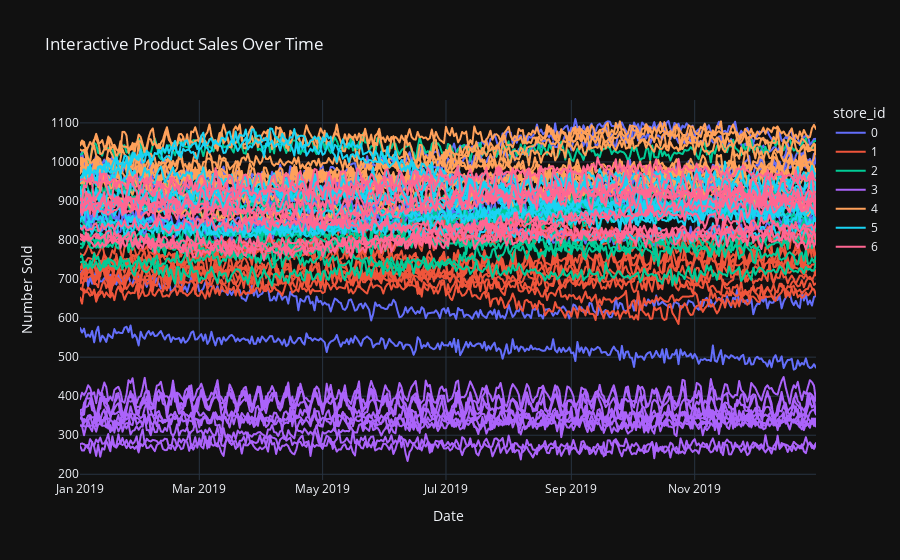

Notebook code for this chart:
### Code cell
import plotly.express as px

fig = px.line(
    df,
    x=df.index,
    y="number_sold",
    color="store_id",
    line_group="product_id",
    labels={"number_sold": "Number Sold"},
    title="Interactive Product Sales Over Time",
    template="plotly_dark",
)

# Show the interactive plot
fig.show()

### Figure 1 — Plotly figure (JSON) as saved in the notebook; plotly's stock layout.template omitted (floating-point values rounded to 4 significant figures; data arrays with more than 128 entries replaced by an {"elided": "..."} marker saying what was removed)
{"data": [{"hovertemplate": "store_id=0<br>product_id=0<br>Date=%{x}<br>Number Sold=%{y}<extra></extra>", "legendgroup": "0", "line": {"color": "#636efa", "dash": "solid"}, "marker": {"symbol": "circle"}, "mode": "lines", "name": "0", "showlegend": true, "type": "scattergl", "x": {"elided": "365 str values"}, "xaxis": "x", "y": {"elided": "365 int values"}, "yaxis": "y"}, {"hovertemplate": "store_id=0<br>product_id=1<br>Date=%{x}<br>Number Sold=%{y}<extra></extra>", "legendgroup": "0", "line": {"color": "#636efa", "dash": "solid"}, "marker": {"symbol": "circle"}, "mode": "lines", "name": "0", "showlegend": false, "type": "scattergl", "x": {"elided": "365 str values"}, "xaxis": "x", "y": {"elided": "365 int values"}, "yaxis": "y"}, {"hovertemplate": "store_id=0<br>product_id=2<br>Date=%{x}<br>Number Sold=%{y}<extra></extra>", "legendgroup": "0", "line": {"color": "#636efa", "dash": "solid"}, "marker": {"symbol": "circle"}, "mode": "lines", "name": "0", "showlegend": false, "type": "scattergl", "x": {"elided": "365 str values"}, "xaxis": "x", "y": {"elided": "365 int values"}, "yaxis": "y"}, {"hovertemplate": "store_id=0<br>product_id=3<br>Date=%{x}<br>Number Sold=%{y}<extra></extra>", "legendgroup": "0", "line": {"color": "#636efa", "dash": "solid"}, "marker": {"symbol": "circle"}, "mode": "lines", "name": "0", "showlegend": false, "type": "scattergl", "x": {"elided": "365 str values"}, "xaxis": "x", "y": {"elided": "365 int values"}, "yaxis": "y"}, {"hovertemplate": "store_id=0<br>product_id=4<br>Date=%{x}<br>Number Sold=%{y}<extra></extra>", "legendgroup": "0", "line": {"color": "#636efa", "dash": "solid"}, "marker": {"symbol": "circle"}, "mode": "lines", "name": "0", "showlegend": false, "type": "scattergl", "x": {"elided": "365 str values"}, "xaxis": "x", "y": {"elided": "365 int values"}, "yaxis": "y"}, {"hovertemplate": "store_id=0<br>product_id=5<br>Date=%{x}<br>Number Sold=%{y}<extra></extra>", "legendgroup": "0", "line": {"color": "#636efa", "dash": "solid"}, "marker": {"symbol": "circle"}, "mode": "lines", "name": "0", "showlegend": false, "type": "scattergl", "x": {"elided": "365 str values"}, "xaxis": "x", "y": {"elided": "365 int values"}, "yaxis": "y"}, {"hovertemplate": "store_id=0<br>product_id=6<br>Date=%{x}<br>Number Sold=%{y}<extra></extra>", "legendgroup": "0", "line": {"color": "#636efa", "dash": "solid"}, "marker": {"symbol": "circle"}, "mode": "lines", "name": "0", "showlegend": false, "type": "scattergl", "x": {"elided": "365 str values"}, "xaxis": "x", "y": {"elided": "365 int values"}, "yaxis": "y"}, {"hovertemplate": "store_id=0<br>product_id=7<br>Date=%{x}<br>Number Sold=%{y}<extra></extra>", "legendgroup": "0", "line": {"color": "#636efa", "dash": "solid"}, "marker": {"symbol": "circle"}, "mode": "lines", "name": "0", "showlegend": false, "type": "scattergl", "x": {"elided": "365 str values"}, "xaxis": "x", "y": {"elided": "365 int values"}, "yaxis": "y"}, {"hovertemplate": "store_id=0<br>product_id=8<br>Date=%{x}<br>Number Sold=%{y}<extra></extra>", "legendgroup": "0", "line": {"color": "#636efa", "dash": "solid"}, "marker": {"symbol": "circle"}, "mode": "lines", "name": "0", "showlegend": false, "type": "scattergl", "x": {"elided": "365 str values"}, "xaxis": "x", "y": {"elided": "365 int values"}, "yaxis": "y"}, {"hovertemplate": "store_id=0<br>product_id=9<br>Date=%{x}<br>Number Sold=%{y}<extra></extra>", "legendgroup": "0", "line": {"color": "#636efa", "dash": "solid"}, "marker": {"symbol": "circle"}, "mode": "lines", "name": "0", "showlegend": false, "type": "scattergl", "x": {"elided": "365 str values"}, "xaxis": "x", "y": {"elided": "365 int values"}, "yaxis": "y"}, {"hovertemplate": "store_id=1<br>product_id=0<br>Date=%{x}<br>Number Sold=%{y}<extra></extra>", "legendgroup": "1", "line": {"color": "#EF553B", "dash": "solid"}, "marker": {"symbol": "circle"}, "mode": "lines", "name": "1", "showlegend": true, "type": "scattergl", "x": {"elided": "365 str values"}, "xaxis": "x", "y": {"elided": "365 int values"}, "yaxis": "y"}, {"hovertemplate": "store_id=1<br>product_id=1<br>Date=%{x}<br>Number Sold=%{y}<extra></extra>", "legendgroup": "1", "line": {"color": "#EF553B", "dash": "solid"}, "marker": {"symbol": "circle"}, "mode": "lines", "name": "1", "showlegend": false, "type": "scattergl", "x": {"elided": "365 str values"}, "xaxis": "x", "y": {"elided": "365 int values"}, "yaxis": "y"}, {"hovertemplate": "store_id=1<br>product_id=2<br>Date=%{x}<br>Number Sold=%{y}<extra></extra>", "legendgroup": "1", "line": {"color": "#EF553B", "dash": "solid"}, "marker": {"symbol": "circle"}, "mode": "lines", "name": "1", "showlegend": false, "type": "scattergl", "x": {"elided": "365 str values"}, "xaxis": "x", "y": {"elided": "365 int values"}, "yaxis": "y"}, {"hovertemplate": "store_id=1<br>product_id=3<br>Date=%{x}<br>Number Sold=%{y}<extra></extra>", "legendgroup": "1", "line": {"color": "#EF553B", "dash": "solid"}, "marker": {"symbol": "circle"}, "mode": "lines", "name": "1", "showlegend": false, "type": "scattergl", "x": {"elided": "365 str values"}, "xaxis": "x", "y": {"elided": "365 int values"}, "yaxis": "y"}, {"hovertemplate": "store_id=1<br>product_id=4<br>Date=%{x}<br>Number Sold=%{y}<extra></extra>", "legendgroup": "1", "line": {"color": "#EF553B", "dash": "solid"}, "marker": {"symbol": "circle"}, "mode": "lines", "name": "1", "showlegend": false, "type": "scattergl", "x": {"elided": "365 str values"}, "xaxis": "x", "y": {"elided": "365 int values"}, "yaxis": "y"}, {"hovertemplate": "store_id=1<br>product_id=5<br>Date=%{x}<br>Number Sold=%{y}<extra></extra>", "legendgroup": "1", "line": {"color": "#EF553B", "dash": "solid"}, "marker": {"symbol": "circle"}, "mode": "lines", "name": "1", "showlegend": false, "type": "scattergl", "x": {"elided": "365 str values"}, "xaxis": "x", "y": {"elided": "365 int values"}, "yaxis": "y"}, {"hovertemplate": "store_id=1<br>product_id=6<br>Date=%{x}<br>Number Sold=%{y}<extra></extra>", "legendgroup": "1", "line": {"color": "#EF553B", "dash": "solid"}, "marker": {"symbol": "circle"}, "mode": "lines", "name": "1", "showlegend": false, "type": "scattergl", "x": {"elided": "365 str values"}, "xaxis": "x", "y": {"elided": "365 int values"}, "yaxis": "y"}, {"hovertemplate": "store_id=1<br>product_id=7<br>Date=%{x}<br>Number Sold=%{y}<extra></extra>", "legendgroup": "1", "line": {"color": "#EF553B", "dash": "solid"}, "marker": {"symbol": "circle"}, "mode": "lines", "name": "1", "showlegend": false, "type": "scattergl", "x": {"elided": "365 str values"}, "xaxis": "x", "y": {"elided": "365 int values"}, "yaxis": "y"}, {"hovertemplate": "store_id=1<br>product_id=8<br>Date=%{x}<br>Number Sold=%{y}<extra></extra>", "legendgroup": "1", "line": {"color": "#EF553B", "dash": "solid"}, "marker": {"symbol": "circle"}, "mode": "lines", "name": "1", "showlegend": false, "type": "scattergl", "x": {"elided": "365 str values"}, "xaxis": "x", "y": {"elided": "365 int values"}, "yaxis": "y"}, {"hovertemplate": "store_id=1<br>product_id=9<br>Date=%{x}<br>Number Sold=%{y}<extra></extra>", "legendgroup": "1", "line": {"color": "#EF553B", "dash": "solid"}, "marker": {"symbol": "circle"}, "mode": "lines", "name": "1", "showlegend": false, "type": "scattergl", "x": {"elided": "365 str values"}, "xaxis": "x", "y": {"elided": "365 int values"}, "yaxis": "y"}, {"hovertemplate": "store_id=2<br>product_id=0<br>Date=%{x}<br>Number Sold=%{y}<extra></extra>", "legendgroup": "2", "line": {"color": "#00cc96", "dash": "solid"}, "marker": {"symbol": "circle"}, "mode": "lines", "name": "2", "showlegend": true, "type": "scattergl", "x": {"elided": "365 str values"}, "xaxis": "x", "y": {"elided": "365 int values"}, "yaxis": "y"}, {"hovertemplate": "store_id=2<br>product_id=1<br>Date=%{x}<br>Number Sold=%{y}<extra></extra>", "legendgroup": "2", "line": {"color": "#00cc96", "dash": "solid"}, "marker": {"symbol": "circle"}, "mode": "lines", "name": "2", "showlegend": false, "type": "scattergl", "x": {"elided": "365 str values"}, "xaxis": "x", "y": {"elided": "365 int values"}, "yaxis": "y"}, {"hovertemplate": "store_id=2<br>product_id=2<br>Date=%{x}<br>Number Sold=%{y}<extra></extra>", "legendgroup": "2", "line": {"color": "#00cc96", "dash": "solid"}, "marker": {"symbol": "circle"}, "mode": "lines", "name": "2", "showlegend": false, "type": "scattergl", "x": {"elided": "365 str values"}, "xaxis": "x", "y": {"elided": "365 int values"}, "yaxis": "y"}, {"hovertemplate": "store_id=2<br>product_id=3<br>Date=%{x}<br>Number Sold=%{y}<extra></extra>", "legendgroup": "2", "line": {"color": "#00cc96", "dash": "solid"}, "marker": {"symbol": "circle"}, "mode": "lines", "name": "2", "showlegend": false, "type": "scattergl", "x": {"elided": "365 str values"}, "xaxis": "x", "y": {"elided": "365 int values"}, "yaxis": "y"}, {"hovertemplate": "store_id=2<br>product_id=4<br>Date=%{x}<br>Number Sold=%{y}<extra></extra>", "legendgroup": "2", "line": {"color": "#00cc96", "dash": "solid"}, "marker": {"symbol": "circle"}, "mode": "lines", "name": "2", "showlegend": false, "type": "scattergl", "x": {"elided": "365 str values"}, "xaxis": "x", "y": {"elided": "365 int values"}, "yaxis": "y"}, {"hovertemplate": "store_id=2<br>product_id=5<br>Date=%{x}<br>Number Sold=%{y}<extra></extra>", "legendgroup": "2", "line": {"color": "#00cc96", "dash": "solid"}, "marker": {"symbol": "circle"}, "mode": "lines", "name": "2", "showlegend": false, "type": "scattergl", "x": {"elided": "365 str values"}, "xaxis": "x", "y": {"elided": "365 int values"}, "yaxis": "y"}, {"hovertemplate": "store_id=2<br>product_id=6<br>Date=%{x}<br>Number Sold=%{y}<extra></extra>", "legendgroup": "2", "line": {"color": "#00cc96", "dash": "solid"}, "marker": {"symbol": "circle"}, "mode": "lines", "name": "2", "showlegend": false, "type": "scattergl", "x": {"elided": "365 str values"}, "xaxis": "x", "y": {"elided": "365 int values"}, "yaxis": "y"}, {"hovertemplate": "store_id=2<br>product_id=7<br>Date=%{x}<br>Number Sold=%{y}<extra></extra>", "legendgroup": "2", "line": {"color": "#00cc96", "dash": "solid"}, "marker": {"symbol": "circle"}, "mode": "lines", "name": "2", "showlegend": false, "type": "scattergl", "x": {"elided": "365 str values"}, "xaxis": "x", "y": {"elided": "365 int values"}, "yaxis": "y"}, {"hovertemplate": "store_id=2<br>product_id=8<br>Date=%{x}<br>Number Sold=%{y}<extra></extra>", "legendgroup": "2", "line": {"color": "#00cc96", "dash": "solid"}, "marker": {"symbol": "circle"}, "mode": "lines", "name": "2", "showlegend": false, "type": "scattergl", "x": {"elided": "365 str values"}, "xaxis": "x", "y": {"elided": "365 int values"}, "yaxis": "y"}, {"hovertemplate": "store_id=2<br>product_id=9<br>Date=%{x}<br>Number Sold=%{y}<extra></extra>", "legendgroup": "2", "line": {"color": "#00cc96", "dash": "solid"}, "marker": {"symbol": "circle"}, "mode": "lines", "name": "2", "showlegend": false, "type": "scattergl", "x": {"elided": "365 str values"}, "xaxis": "x", "y": {"elided": "365 int values"}, "yaxis": "y"}, {"hovertemplate": "store_id=3<br>product_id=0<br>Date=%{x}<br>Number Sold=%{y}<extra></extra>", "legendgroup": "3", "line": {"color": "#ab63fa", "dash": "solid"}, "marker": {"symbol": "circle"}, "mode": "lines", "name": "3", "showlegend": true, "type": "scattergl", "x": {"elided": "365 str values"}, "xaxis": "x", "y": {"elided": "365 int values"}, "yaxis": "y"}, {"hovertemplate": "store_id=3<br>product_id=1<br>Date=%{x}<br>Number Sold=%{y}<extra></extra>", "legendgroup": "3", "line": {"color": "#ab63fa", "dash": "solid"}, "marker": {"symbol": "circle"}, "mode": "lines", "name": "3", "showlegend": false, "type": "scattergl", "x": {"elided": "365 str values"}, "xaxis": "x", "y": {"elided": "365 int values"}, "yaxis": "y"}, {"hovertemplate": "store_id=3<br>product_id=2<br>Date=%{x}<br>Number Sold=%{y}<extra></extra>", "legendgroup": "3", "line": {"color": "#ab63fa", "dash": "solid"}, "marker": {"symbol": "circle"}, "mode": "lines", "name": "3", "showlegend": false, "type": "scattergl", "x": {"elided": "365 str values"}, "xaxis": "x", "y": {"elided": "365 int values"}, "yaxis": "y"}, {"hovertemplate": "store_id=3<br>product_id=3<br>Date=%{x}<br>Number Sold=%{y}<extra></extra>", "legendgroup": "3", "line": {"color": "#ab63fa", "dash": "solid"}, "marker": {"symbol": "circle"}, "mode": "lines", "name": "3", "showlegend": false, "type": "scattergl", "x": {"elided": "365 str values"}, "xaxis": "x", "y": {"elided": "365 int values"}, "yaxis": "y"}, {"hovertemplate": "store_id=3<br>product_id=4<br>Date=%{x}<br>Number Sold=%{y}<extra></extra>", "legendgroup": "3", "line": {"color": "#ab63fa", "dash": "solid"}, "marker": {"symbol": "circle"}, "mode": "lines", "name": "3", "showlegend": false, "type": "scattergl", "x": {"elided": "365 str values"}, "xaxis": "x", "y": {"elided": "365 int values"}, "yaxis": "y"}, {"hovertemplate": "store_id=3<br>product_id=5<br>Date=%{x}<br>Number Sold=%{y}<extra></extra>", "legendgroup": "3", "line": {"color": "#ab63fa", "dash": "solid"}, "marker": {"symbol": "circle"}, "mode": "lines", "name": "3", "showlegend": false, "type": "scattergl", "x": {"elided": "365 str values"}, "xaxis": "x", "y": {"elided": "365 int values"}, "yaxis": "y"}, {"hovertemplate": "store_id=3<br>product_id=6<br>Date=%{x}<br>Number Sold=%{y}<extra></extra>", "legendgroup": "3", "line": {"color": "#ab63fa", "dash": "solid"}, "marker": {"symbol": "circle"}, "mode": "lines", "name": "3", "showlegend": false, "type": "scattergl", "x": {"elided": "365 str values"}, "xaxis": "x", "y": {"elided": "365 int values"}, "yaxis": "y"}, {"hovertemplate": "store_id=3<br>product_id=7<br>Date=%{x}<br>Number Sold=%{y}<extra></extra>", "legendgroup": "3", "line": {"color": "#ab63fa", "dash": "solid"}, "marker": {"symbol": "circle"}, "mode": "lines", "name": "3", "showlegend": false, "type": "scattergl", "x": {"elided": "365 str values"}, "xaxis": "x", "y": {"elided": "365 int values"}, "yaxis": "y"}, {"hovertemplate": "store_id=3<br>product_id=8<br>Date=%{x}<br>Number Sold=%{y}<extra></extra>", "legendgroup": "3", "line": {"color": "#ab63fa", "dash": "solid"}, "marker": {"symbol": "circle"}, "mode": "lines", "name": "3", "showlegend": false, "type": "scattergl", "x": {"elided": "365 str values"}, "xaxis": "x", "y": {"elided": "365 int values"}, "yaxis": "y"}, {"hovertemplate": "store_id=3<br>product_id=9<br>Date=%{x}<br>Number Sold=%{y}<extra></extra>", "legendgroup": "3", "line": {"color": "#ab63fa", "dash": "solid"}, "marker": {"symbol": "circle"}, "mode": "lines", "name": "3", "showlegend": false, "type": "scattergl", "x": {"elided": "365 str values"}, "xaxis": "x", "y": {"elided": "365 int values"}, "yaxis": "y"}, {"hovertemplate": "store_id=4<br>product_id=0<br>Date=%{x}<br>Number Sold=%{y}<extra></extra>", "legendgroup": "4", "line": {"color": "#FFA15A", "dash": "solid"}, "marker": {"symbol": "circle"}, "mode": "lines", "name": "4", "showlegend": true, "type": "scattergl", "x": {"elided": "365 str values"}, "xaxis": "x", "y": {"elided": "365 int values"}, "yaxis": "y"}, {"hovertemplate": "store_id=4<br>product_id=1<br>Date=%{x}<br>Number Sold=%{y}<extra></extra>", "legendgroup": "4", "line": {"color": "#FFA15A", "dash": "solid"}, "marker": {"symbol": "circle"}, "mode": "lines", "name": "4", "showlegend": false, "type": "scattergl", "x": {"elided": "365 str values"}, "xaxis": "x", "y": {"elided": "365 int values"}, "yaxis": "y"}, {"hovertemplate": "store_id=4<br>product_id=2<br>Date=%{x}<br>Number Sold=%{y}<extra></extra>", "legendgroup": "4", "line": {"color": "#FFA15A", "dash": "solid"}, "marker": {"symbol": "circle"}, "mode": "lines", "name": "4", "showlegend": false, "type": "scattergl", "x": {"elided": "365 str values"}, "xaxis": "x", "y": {"elided": "365 int values"}, "yaxis": "y"}, {"hovertemplate": "store_id=4<br>product_id=3<br>Date=%{x}<br>Number Sold=%{y}<extra></extra>", "legendgroup": "4", "line": {"color": "#FFA15A", "dash": "solid"}, "marker": {"symbol": "circle"}, "mode": "lines", "name": "4", "showlegend": false, "type": "scattergl", "x": {"elided": "365 str values"}, "xaxis": "x", "y": {"elided": "365 int values"}, "yaxis": "y"}, {"hovertemplate": "store_id=4<br>product_id=4<br>Date=%{x}<br>Number Sold=%{y}<extra></extra>", "legendgroup": "4", "line": {"color": "#FFA15A", "dash": "solid"}, "marker": {"symbol": "circle"}, "mode": "lines", "name": "4", "showlegend": false, "type": "scattergl", "x": {"elided": "365 str values"}, "xaxis": "x", "y": {"elided": "365 int values"}, "yaxis": "y"}, {"hovertemplate": "store_id=4<br>product_id=5<br>Date=%{x}<br>Number Sold=%{y}<extra></extra>", "legendgroup": "4", "line": {"color": "#FFA15A", "dash": "solid"}, "marker": {"symbol": "circle"}, "mode": "lines", "name": "4", "showlegend": false, "type": "scattergl", "x": {"elided": "365 str values"}, "xaxis": "x", "y": {"elided": "365 int values"}, "yaxis": "y"}, {"hovertemplate": "store_id=4<br>product_id=6<br>Date=%{x}<br>Number Sold=%{y}<extra></extra>", "legendgroup": "4", "line": {"color": "#FFA15A", "dash": "solid"}, "marker": {"symbol": "circle"}, "mode": "lines", "name": "4", "showlegend": false, "type": "scattergl", "x": {"elided": "365 str values"}, "xaxis": "x", "y": {"elided": "365 int values"}, "yaxis": "y"}, {"hovertemplate": "store_id=4<br>product_id=7<br>Date=%{x}<br>Number Sold=%{y}<extra></extra>", "legendgroup": "4", "line": {"color": "#FFA15A", "dash": "solid"}, "marker": {"symbol": "circle"}, "mode": "lines", "name": "4", "showlegend": false, "type": "scattergl", "x": {"elided": "365 str values"}, "xaxis": "x", "y": {"elided": "365 int values"}, "yaxis": "y"}, {"hovertemplate": "store_id=4<br>product_id=8<br>Date=%{x}<br>Number Sold=%{y}<extra></extra>", "legendgroup": "4", "line": {"color": "#FFA15A", "dash": "solid"}, "marker": {"symbol": "circle"}, "mode": "lines", "name": "4", "showlegend": false, "type": "scattergl", "x": {"elided": "365 str values"}, "xaxis": "x", "y": {"elided": "365 int values"}, "yaxis": "y"}, {"hovertemplate": "store_id=4<br>product_id=9<br>Date=%{x}<br>Number Sold=%{y}<extra></extra>", "legendgroup": "4", "line": {"color": "#FFA15A", "dash": "solid"}, "marker": {"symbol": "circle"}, "mode": "lines", "name": "4", "showlegend": false, "type": "scattergl", "x": {"elided": "365 str values"}, "xaxis": "x", "y": {"elided": "365 int values"}, "yaxis": "y"}, {"hovertemplate": "store_id=5<br>product_id=0<br>Date=%{x}<br>Number Sold=%{y}<extra></extra>", "legendgroup": "5", "line": {"color": "#19d3f3", "dash": "solid"}, "marker": {"symbol": "circle"}, "mode": "lines", "name": "5", "showlegend": true, "type": "scattergl", "x": {"elided": "365 str values"}, "xaxis": "x", "y": {"elided": "365 int values"}, "yaxis": "y"}, {"hovertemplate": "store_id=5<br>product_id=1<br>Date=%{x}<br>Number Sold=%{y}<extra></extra>", "legendgroup": "5", "line": {"color": "#19d3f3", "dash": "solid"}, "marker": {"symbol": "circle"}, "mode": "lines", "name": "5", "showlegend": false, "type": "scattergl", "x": {"elided": "365 str values"}, "xaxis": "x", "y": {"elided": "365 int values"}, "yaxis": "y"}, {"hovertemplate": "store_id=5<br>product_id=2<br>Date=%{x}<br>Number Sold=%{y}<extra></extra>", "legendgroup": "5", "line": {"color": "#19d3f3", "dash": "solid"}, "marker": {"symbol": "circle"}, "mode": "lines", "name": "5", "showlegend": false, "type": "scattergl", "x": {"elided": "365 str values"}, "xaxis": "x", "y": {"elided": "365 int values"}, "yaxis": "y"}, {"hovertemplate": "store_id=5<br>product_id=3<br>Date=%{x}<br>Number Sold=%{y}<extra></extra>", "legendgroup": "5", "line": {"color": "#19d3f3", "dash": "solid"}, "marker": {"symbol": "circle"}, "mode": "lines", "name": "5", "showlegend": false, "type": "scattergl", "x": {"elided": "365 str values"}, "xaxis": "x", "y": {"elided": "365 int values"}, "yaxis": "y"}, {"hovertemplate": "store_id=5<br>product_id=4<br>Date=%{x}<br>Number Sold=%{y}<extra></extra>", "legendgroup": "5", "line": {"color": "#19d3f3", "dash": "solid"}, "marker": {"symbol": "circle"}, "mode": "lines", "name": "5", "showlegend": false, "type": "scattergl", "x": {"elided": "365 str values"}, "xaxis": "x", "y": {"elided": "365 int values"}, "yaxis": "y"}, {"hovertemplate": "store_id=5<br>product_id=5<br>Date=%{x}<br>Number Sold=%{y}<extra></extra>", "legendgroup": "5", "line": {"color": "#19d3f3", "dash": "solid"}, "marker": {"symbol": "circle"}, "mode": "lines", "name": "5", "showlegend": false, "type": "scattergl", "x": {"elided": "365 str values"}, "xaxis": "x", "y": {"elided": "365 int values"}, "yaxis": "y"}, {"hovertemplate": "store_id=5<br>product_id=6<br>Date=%{x}<br>Number Sold=%{y}<extra></extra>", "legendgroup": "5", "line": {"color": "#19d3f3", "dash": "solid"}, "marker": {"symbol": "circle"}, "mode": "lines", "name": "5", "showlegend": false, "type": "scattergl", "x": {"elided": "365 str values"}, "xaxis": "x", "y": {"elided": "365 int values"}, "yaxis": "y"}, {"hovertemplate": "store_id=5<br>product_id=7<br>Date=%{x}<br>Number Sold=%{y}<extra></extra>", "legendgroup": "5", "line": {"color": "#19d3f3", "dash": "solid"}, "marker": {"symbol": "circle"}, "mode": "lines", "name": "5", "showlegend": false, "type": "scattergl", "x": {"elided": "365 str values"}, "xaxis": "x", "y": {"elided": "365 int values"}, "yaxis": "y"}, {"hovertemplate": "store_id=5<br>product_id=8<br>Date=%{x}<br>Number Sold=%{y}<extra></extra>", "legendgroup": "5", "line": {"color": "#19d3f3", "dash": "solid"}, "marker": {"symbol": "circle"}, "mode": "lines", "name": "5", "showlegend": false, "type": "scattergl", "x": {"elided": "365 str values"}, "xaxis": "x", "y": {"elided": "365 int values"}, "yaxis": "y"}, {"hovertemplate": "store_id=5<br>product_id=9<br>Date=%{x}<br>Number Sold=%{y}<extra></extra>", "legendgroup": "5", "line": {"color": "#19d3f3", "dash": "solid"}, "marker": {"symbol": "circle"}, "mode": "lines", "name": "5", "showlegend": false, "type": "scattergl", "x": {"elided": "365 str values"}, "xaxis": "x", "y": {"elided": "365 int values"}, "yaxis": "y"}, {"hovertemplate": "store_id=6<br>product_id=0<br>Date=%{x}<br>Number Sold=%{y}<extra></extra>", "legendgroup": "6", "line": {"color": "#FF6692", "dash": "solid"}, "marker": {"symbol": "circle"}, "mode": "lines", "name": "6", "showlegend": true, "type": "scattergl", "x": {"elided": "365 str values"}, "xaxis": "x", "y": {"elided": "365 int values"}, "yaxis": "y"}, {"hovertemplate": "store_id=6<br>product_id=1<br>Date=%{x}<br>Number Sold=%{y}<extra></extra>", "legendgroup": "6", "line": {"color": "#FF6692", "dash": "solid"}, "marker": {"symbol": "circle"}, "mode": "lines", "name": "6", "showlegend": false, "type": "scattergl", "x": {"elided": "365 str values"}, "xaxis": "x", "y": {"elided": "365 int values"}, "yaxis": "y"}, {"hovertemplate": "store_id=6<br>product_id=2<br>Date=%{x}<br>Number Sold=%{y}<extra></extra>", "legendgroup": "6", "line": {"color": "#FF6692", "dash": "solid"}, "marker": {"symbol": "circle"}, "mode": "lines", "name": "6", "showlegend": false, "type": "scattergl", "x": {"elided": "365 str values"}, "xaxis": "x", "y": {"elided": "365 int values"}, "yaxis": "y"}, {"hovertemplate": "store_id=6<br>product_id=3<br>Date=%{x}<br>Number Sold=%{y}<extra></extra>", "legendgroup": "6", "line": {"color": "#FF6692", "dash": "solid"}, "marker": {"symbol": "circle"}, "mode": "lines", "name": "6", "showlegend": false, "type": "scattergl", "x": {"elided": "365 str values"}, "xaxis": "x", "y": {"elided": "365 int values"}, "yaxis": "y"}, {"hovertemplate": "store_id=6<br>product_id=4<br>Date=%{x}<br>Number Sold=%{y}<extra></extra>", "legendgroup": "6", "line": {"color": "#FF6692", "dash": "solid"}, "marker": {"symbol": "circle"}, "mode": "lines", "name": "6", "showlegend": false, "type": "scattergl", "x": {"elided": "365 str values"}, "xaxis": "x", "y": {"elided": "365 int values"}, "yaxis": "y"}, {"hovertemplate": "store_id=6<br>product_id=5<br>Date=%{x}<br>Number Sold=%{y}<extra></extra>", "legendgroup": "6", "line": {"color": "#FF6692", "dash": "solid"}, "marker": {"symbol": "circle"}, "mode": "lines", "name": "6", "showlegend": false, "type": "scattergl", "x": {"elided": "365 str values"}, "xaxis": "x", "y": {"elided": "365 int values"}, "yaxis": "y"}, {"hovertemplate": "store_id=6<br>product_id=6<br>Date=%{x}<br>Number Sold=%{y}<extra></extra>", "legendgroup": "6", "line": {"color": "#FF6692", "dash": "solid"}, "marker": {"symbol": "circle"}, "mode": "lines", "name": "6", "showlegend": false, "type": "scattergl", "x": {"elided": "365 str values"}, "xaxis": "x", "y": {"elided": "365 int values"}, "yaxis": "y"}, {"hovertemplate": "store_id=6<br>product_id=7<br>Date=%{x}<br>Number Sold=%{y}<extra></extra>", "legendgroup": "6", "line": {"color": "#FF6692", "dash": "solid"}, "marker": {"symbol": "circle"}, "mode": "lines", "name": "6", "showlegend": false, "type": "scattergl", "x": {"elided": "365 str values"}, "xaxis": "x", "y": {"elided": "365 int values"}, "yaxis": "y"}, {"hovertemplate": "store_id=6<br>product_id=8<br>Date=%{x}<br>Number Sold=%{y}<extra></extra>", "legendgroup": "6", "line": {"color": "#FF6692", "dash": "solid"}, "marker": {"symbol": "circle"}, "mode": "lines", "name": "6", "showlegend": false, "type": "scattergl", "x": {"elided": "365 str values"}, "xaxis": "x", "y": {"elided": "365 int values"}, "yaxis": "y"}, {"hovertemplate": "store_id=6<br>product_id=9<br>Date=%{x}<br>Number Sold=%{y}<extra></extra>", "legendgroup": "6", "line": {"color": "#FF6692", "dash": "solid"}, "marker": {"symbol": "circle"}, "mode": "lines", "name": "6", "showlegend": false, "type": "scattergl", "x": {"elided": "365 str values"}, "xaxis": "x", "y": {"elided": "365 int values"}, "yaxis": "y"}], "layout": {"legend": {"title": {"text": "store_id"}, "tracegroupgap": 0}, "title": {"text": "Interactive Product Sales Over Time"}, "xaxis": {"anchor": "y", "domain": [0, 1], "title": {"text": "Date"}}, "yaxis": {"anchor": "x", "domain": [0, 1], "title": {"text": "Number Sold"}}}}
